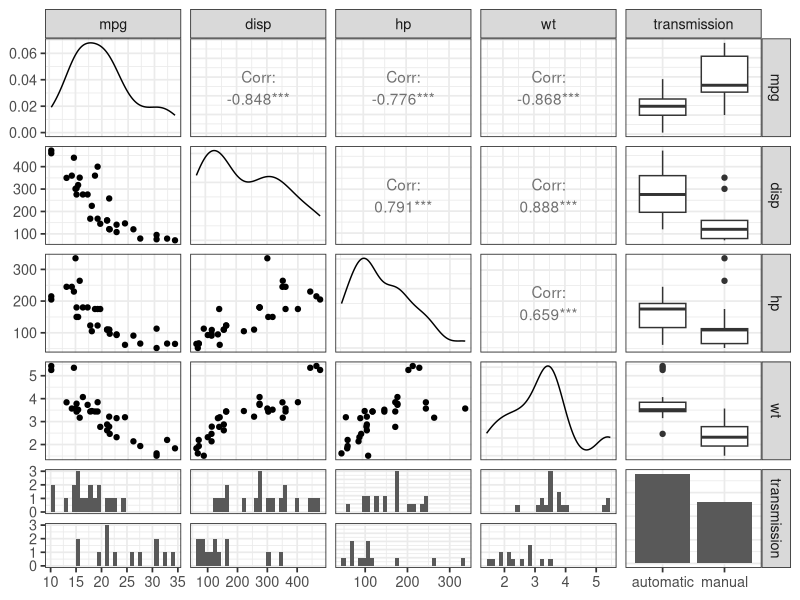
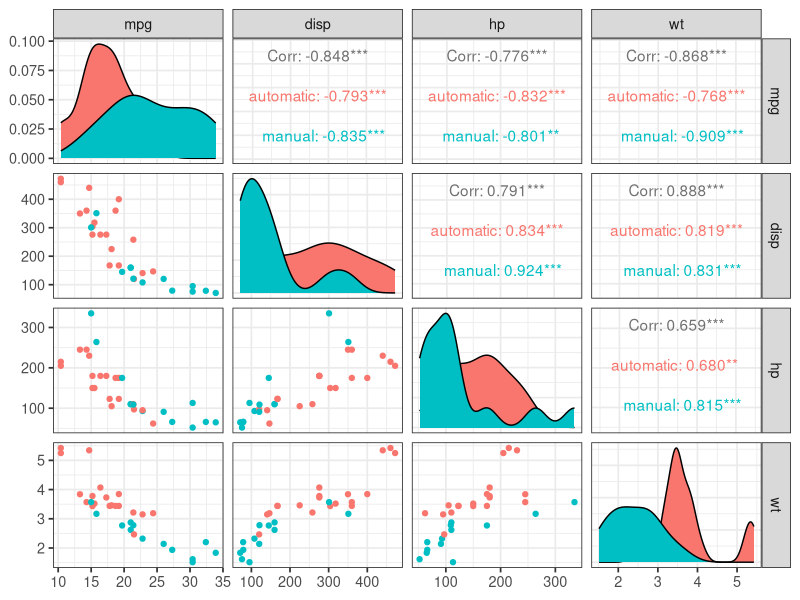
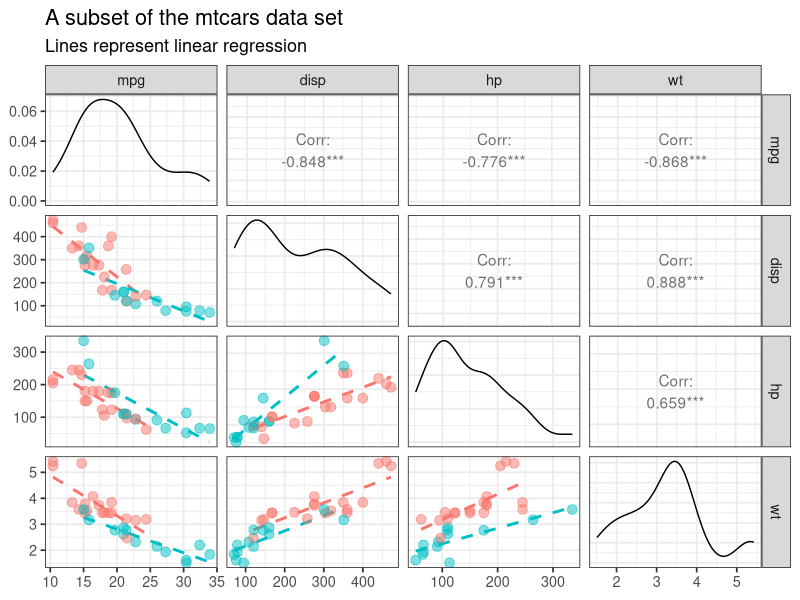
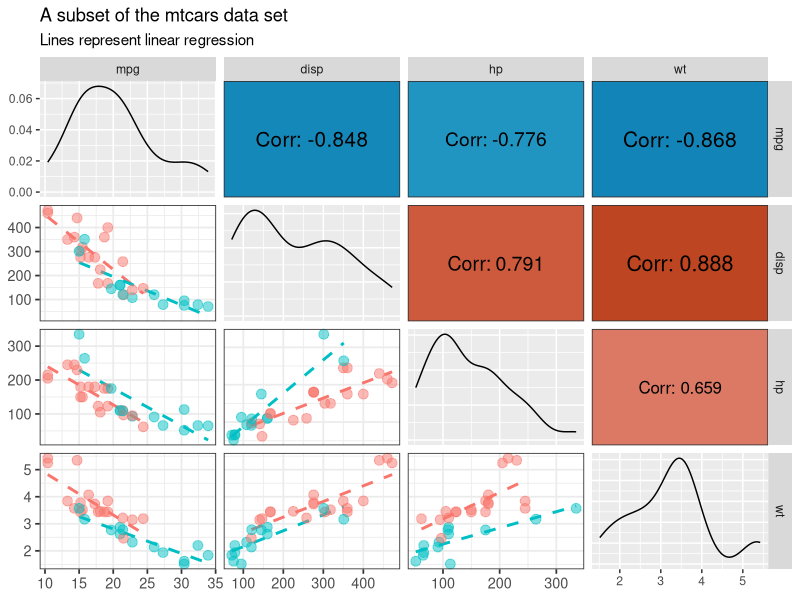

These charts were generated, in order, by the following R code: (Note: this script raises an error after producing the figures.)
## ---- chunk 1
#| label: prepare_data
#| code-fold: false

suppressPackageStartupMessages({
    library(tibble)
})

# built-in `mtcars` dataset (see ?mtcars)
# ... convert some columns to factors
mycars <- mtcars
mycars$engine_shape <- factor(
    c("0" = "V-shaped", "1" = "straight")[as.character(mycars$vs)])
mycars$transmission <- factor(
    c("0" = "automatic", "1" = "manual")[as.character(mycars$am)])

tibble(mycars)
## ---- chunk 2
#| label: load_packages

library(ggplot2)
library(GGally)
## ---- chunk 3
#| label: plot
#| fig-width: 7
#| fig-height: 7

ggpairs(mycars, 
        columns = c("mpg", "disp", "hp", "wt", "transmission")) + 
    theme_bw(13)
## ---- chunk 4
#| label: plot_color
#| fig-width: 7
#| fig-height: 7

ggpairs(mycars, 
        columns = c("mpg", "disp", "hp", "wt"),
        mapping = aes(colour = transmission)) + 
    theme_bw(13)
## ---- chunk 5
#| label: plot_adapted
#| fig-width: 7
#| fig-height: 7

## Define plot function for the scatter plots
plotpoints <- function(data, mapping, ...) {
    ggplot(data = data, mapping = mapping) +
        aes(color = transmission) + 
        geom_smooth(method = "lm", se = FALSE, 
                    formula = "y ~ x",
                    linetype = "dashed") + 
        geom_point(alpha = 0.5, size = 3) +
        theme_bw(13)
}

## Use these functions in the ggpairs call
ggpairs(mycars, 
        lower = list(continuous = plotpoints),
        columns = c("mpg", "disp", "hp", "wt"),
        progress = FALSE) + 
    theme_bw(13) + 
    labs(title = "A subset of the mtcars data set",
         subtitle = "Lines represent linear regression")
## ---- chunk 6
#| label: plot_adapted_correlation
#| fig-width: 7
#| fig-height: 7

## Define correlation function for the panels above the diagonal
cor_fcn <- function(data, mapping, ...) {
    ## Get data
    xData <- GGally::eval_data_col(data, mapping$x)
    yData <- GGally::eval_data_col(data, mapping$y)
    
    ## Calculate correlation
    corr <- cor(xData, yData, method = "pearson")
    
    ## Define background color
    ## The colorRamp() function creates a function that map the interval 
    ## [0, 1] to colors
    if (corr >= 0) {
        cols <- hcl.colors(n = 11, palette = "RdBu")[6:2]
        col <- rgb(colorRamp(cols)(abs(corr)),
                   maxColorValue = 255)
    } else {
        cols <- hcl.colors(n = 11, palette = "RdBu")[6:10]
        col <- rgb(colorRamp(cols)(abs(corr)),
                   maxColorValue = 255)
    }

    ## Construct plot
    ggplot(data = data, mapping = mapping) +
        annotate(x = 0.5, y = 0.5, 
                 label = paste0("Corr: ", round(corr, digits = 3)),
                 geom = "text",
                 size = abs(corr) * 5 + 1) +
        theme_bw(13) + xlim(c(0, 1)) + ylim(c(0, 1)) +
        theme(panel.background = element_rect(fill = col),
              panel.grid.major = element_blank(),
              panel.grid.minor = element_blank())
}

ggpairs(mycars, 
        lower = list(continuous = plotpoints),
        upper = list(continuous = cor_fcn),
        columns = c("mpg", "disp", "hp", "wt"),
        progress = FALSE) + 
    labs(title = "A subset of the mtcars data set",
         subtitle = "Lines represent linear regression")
## ---- chunk 7
#| label: session_info
sessioninfo::session_info()
